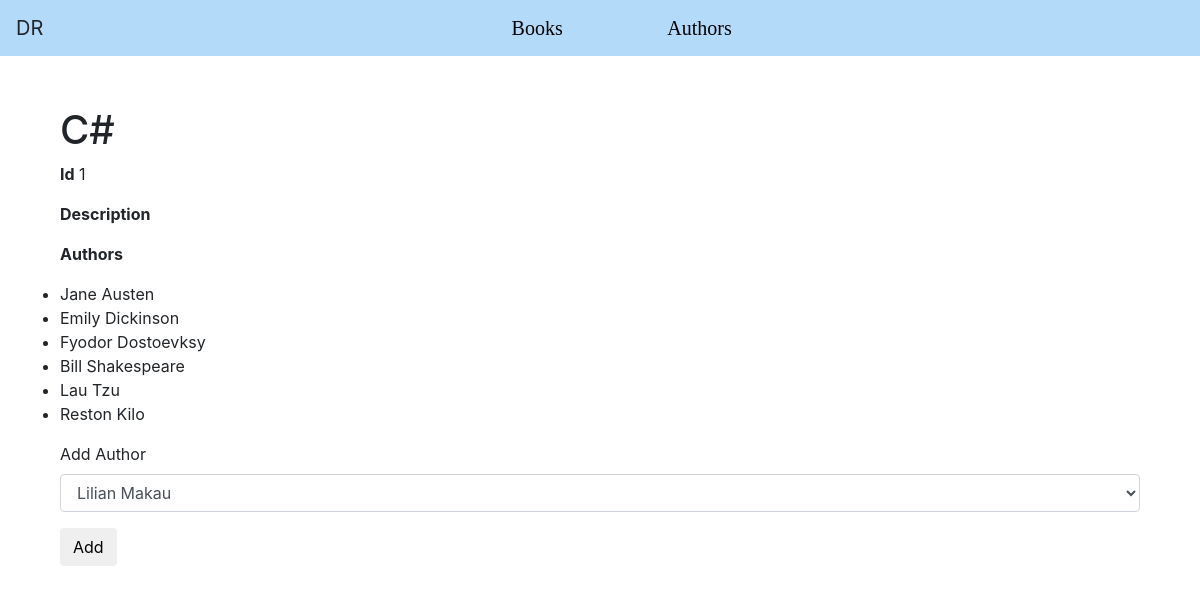
The app's page /view_book/1 with its own data.
### books_authors/models.py (models this page shows)
class Book(models.Model):
    title= models.CharField(max_length=255)
    desc= models.TextField()
    created_at= models.DateTimeField(auto_now_add=True)
    updated_at= models.DateTimeField(auto_now=True)

class Author(models.Model):
    first_name= models.CharField(max_length=255)
    last_name= models.CharField(max_length=255)
    notes= models.TextField()
    books = models.ManyToManyField(Book, related_name = 'authors')
    created_at= models.DateTimeField(auto_now_add=True)
    updated_at= models.DateTimeField(auto_now=True)

### books_authors/views.py (the view)
# urls.py: path('view_book/<int:book_id>', views.view_book),
def view_book(request, book_id):
    book = Book.objects.get(id= book_id)
    context = {
        "book": book,
        "authors": Author.objects.exclude(books__id= book_id)
    }
    return render(request, "book.html", context)

### books_authors/templates/book.html (shortened to what this page needs)
<!DOCTYPE html>
<html lang="en">
    <head>
        <link rel="stylesheet" href="https://maxcdn.bootstrapcdn.com/bootstrap/4.0.0/css/bootstrap.min.css">
        {% load static %}
        <link rel="stylesheet" href="{% static 'styles.css' %}">
        {% load static %}
    </head>
    <body>
        <nav class="navbar navbar-expand-md navbar-light">
            <a class= "navbar-brand">DR</a>
            <ul class="navbar-nav">
                <li class="active" id="active">
                    <a href="/books">Books</a>
                    <a href="/authors">Authors</a>
                </li>
            </ul>
        </nav>
        <div class="container">
            <h1>{{ book.title }}</h1>
            <p><b>Id</b> {{ book.id }}</p>
            <p><b>Description</b> {{ book.desc }}</p>
            <p><strong>Authors</strong></p>
            <ul>
                {% for author in book.authors.all %}
                <li>{{ author.first_name }} {{ author.last_name }} </li>
                {% endfor %}
            </ul>
            {% if authors %}
            <form action="/add_book_author/{{ book.id }}" method="post">
                <div class="form-group">
                    <label for="author_id">Add Author</label>
                    <select name="author_id" id="author_id" class="form-control">
                        {% for author in authors %}
                        <option value="{{ author.id }}">{{ author.first_name }} {{ author.last_name }}</option>
                        {% endfor %}
                    </select>
                </div>
                <button class="btn btn-default">Add</button>
            </form>
            {% endif %}
        </div>
    </body>
</html>

### books_authors/static/styles.css (style rules this page uses)
* { margin:0; padding:0; }
.navbar-light { background-color: #b3daf8; }
.navbar .navbar-nav { padding: 0; margin:auto; display: flex; justify-content: space-between; list-style-type: none; }
.navbar .navbar-nav li a { padding: 50px; font-family: cursive; color: black; font-size: 20px; text-decoration: none; }
#active { background-color:none; }
.container { padding:30px; margin-top: 20px; }

### records on screen
Book: title "C#", id "1"
Author: first_name "Jane", last_name "Austen"
Author: first_name "Emily", last_name "Dickinson"
Author: first_name "Fyodor", last_name "Dostoevksy"
Author: first_name "Bill", last_name "Shakespeare"
Author: first_name "Lau", last_name "Tzu"
Author: first_name "Reston", last_name "Kilo"

### other values on screen
form field author_id "Lilian Makau"
